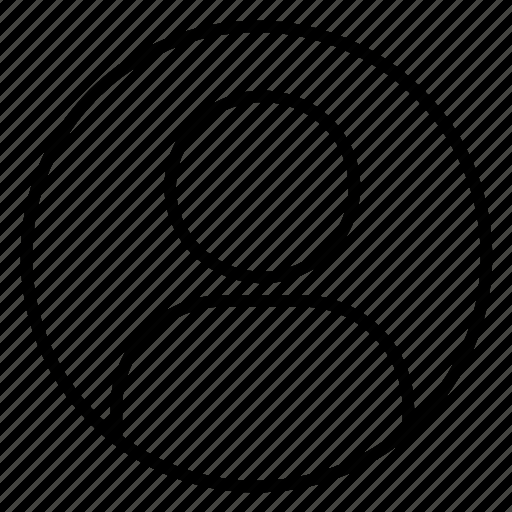
#> input picture profile.png, 512 x 512 px, found by its file name
$ python Encode.py profile.png
#> lines starting #> are read from the running program, lines starting #| are printed output that depends on the picture; after the words box and inside, x2 and y2 are one past the last pixel; in counts of white or black regions, pixels touching at a corner belong together
from PIL import Image
import numpy as np
import cv2
import math
import os
import sys
import skimage.util
import _pickle as cPickle

sys.argv[1] = "public/" + sys.argv[1]

image = cv2.imread(sys.argv[1])
#> image is the input picture: shape (512, 512, 3); mean B, G, R 19.8, 21.1, 21.1
image = cv2.cvtColor(image, cv2.COLOR_BGR2YCR_CB)
#> image: shape (512, 512, 3); mean of channels 0, 1, 2 21.1, 128, 127.4
(y, cb, cr) = cv2.split(image)
#> cb: shape (512, 512); every value is 128

def func(im):
    im = np.float32(im)/255.0
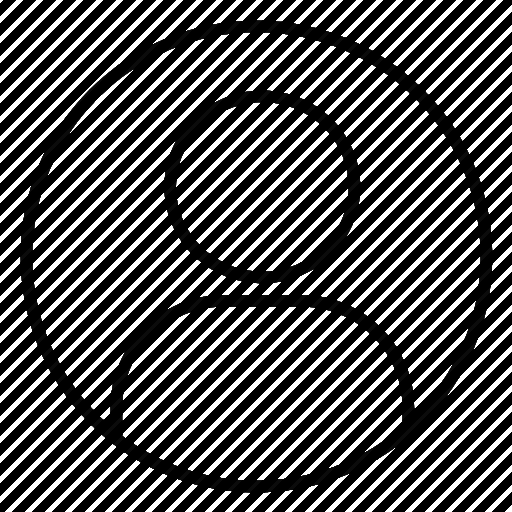
#> im: shape (512, 512) float32; min 0, max 0.267, mean 0.0827; drawn with min black and max white
    return np.array(im)

y_new = func(y)
cb_new = func(cb)
#> in func (call 2), `im = np.float32(im)/255.0`: im: shape (512, 512) float32; every value is 0.502
cr_new = func(cr)

y_dct = cv2.dct(y_new)
cb_dct = cv2.dct(cb_new)
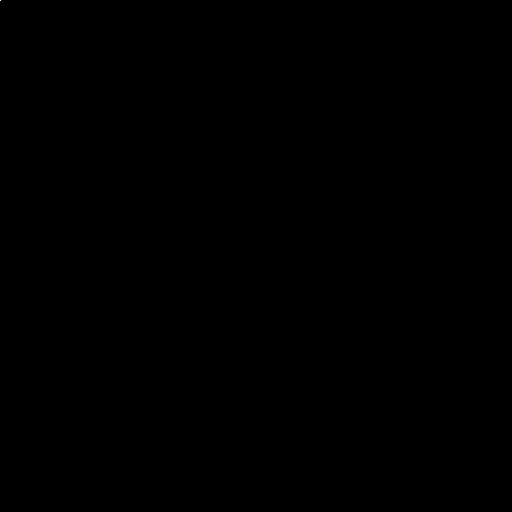
#> cb_dct: shape (512, 512) float32; values 0 (black) and 257 (white), 0% white in thin lines or dots, all inside (x1, y1, x2, y2) = (0, 0, 1, 1)
cr_dct = cv2.dct(cr_new)

n = sys.argv[1][15:]

name1 = "public/uploads/y_dct_" + n[:-4] + ".pkl"
name2 = "public/uploads/cb_dct_" + n[:-4] + ".pkl"
name3 = "public/uploads/cr_dct_" + n[:-4] + ".pkl"

cPickle.dump( y_dct, open( name1, "wb" ) )
cPickle.dump( cb_dct, open( name2, "wb" ) )
cPickle.dump( cr_dct, open( name3, "wb" ) )

res  = cv2.merge((y_dct, cb_dct, cr_dct))
#> res: shape (512, 512, 3) float32; mean of channels 0, 1, 2 0, 0, 0
res = np.float32(res)
result = cv2.cvtColor(res, cv2.COLOR_YCR_CB2BGR)

cv2.imwrite(sys.argv[1], result)
